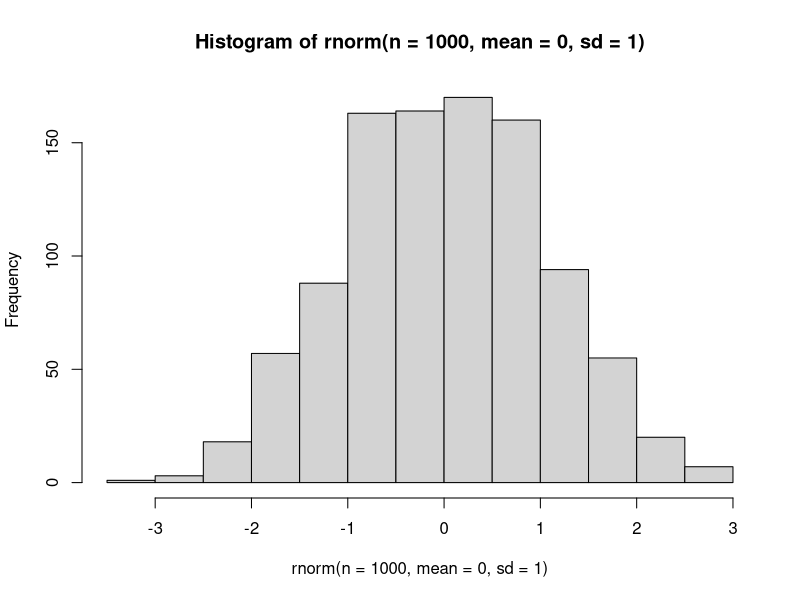
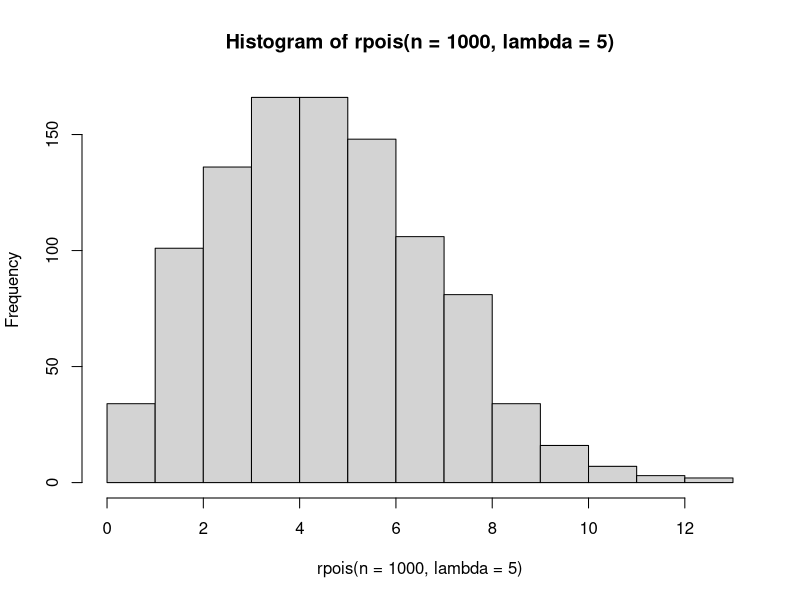
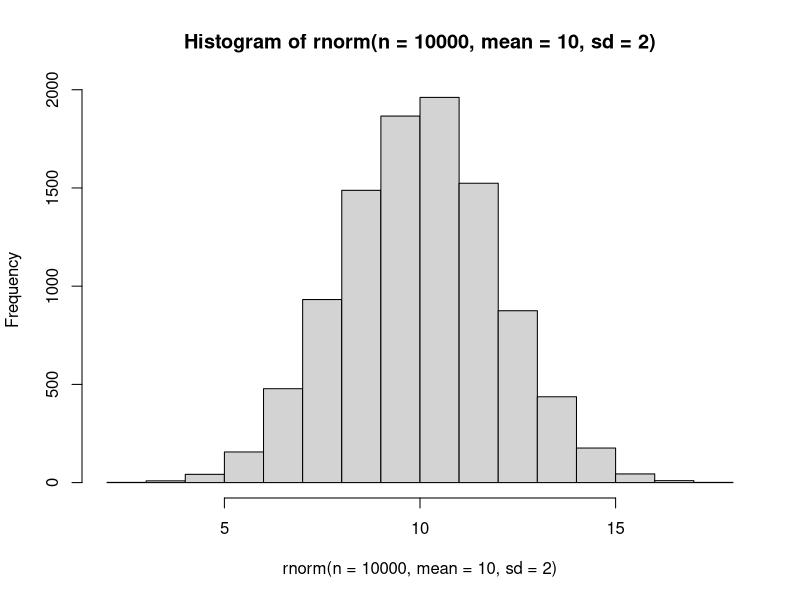
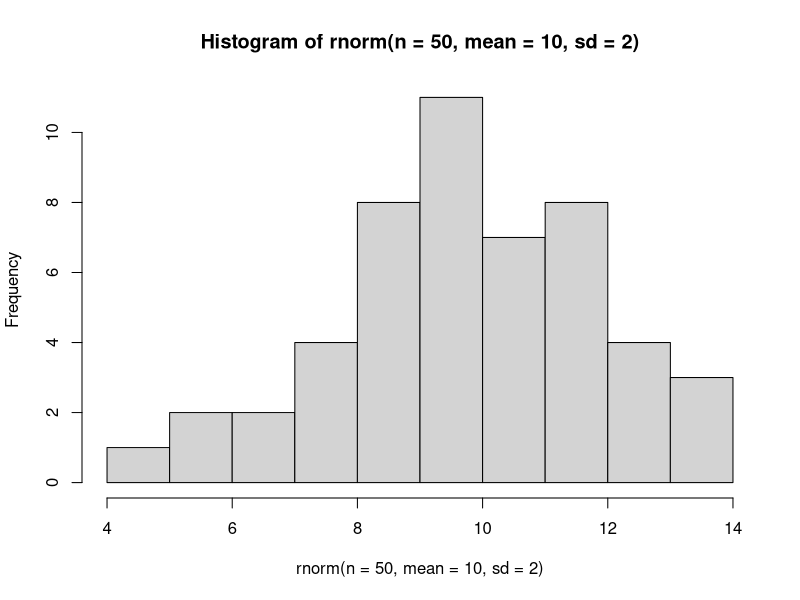
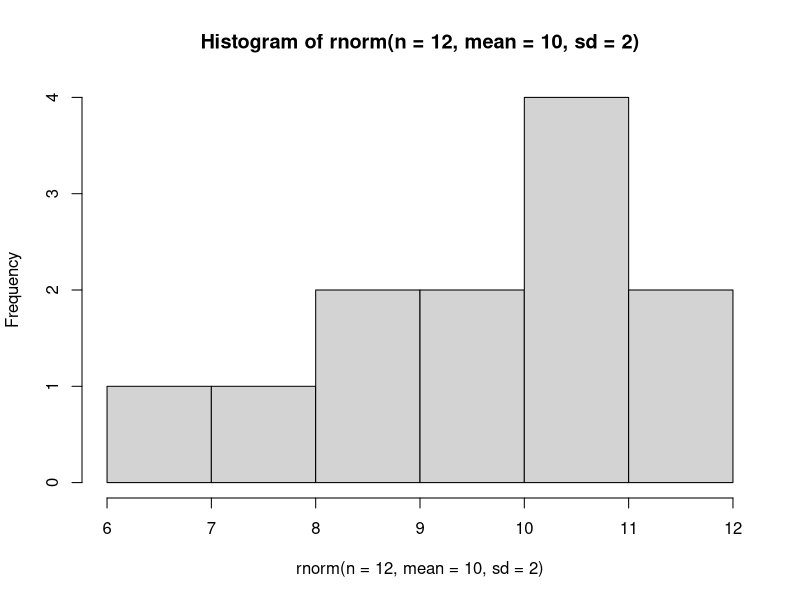
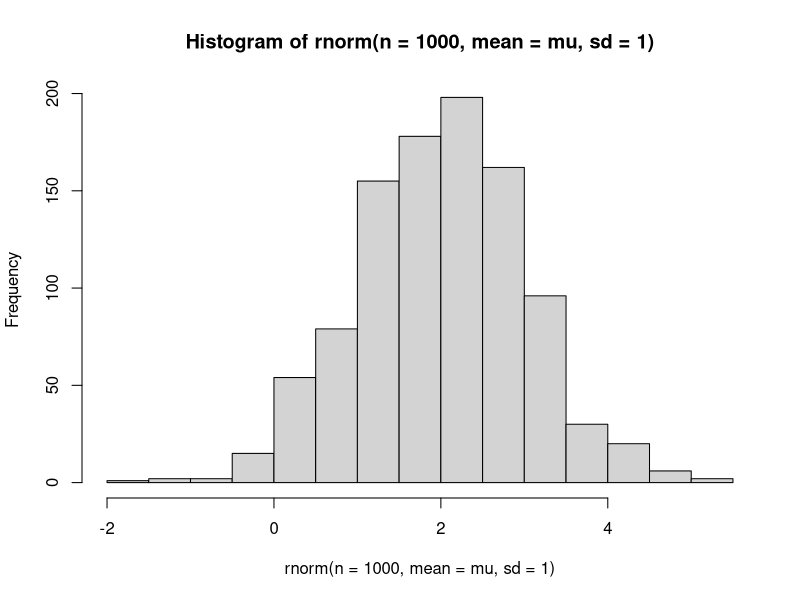
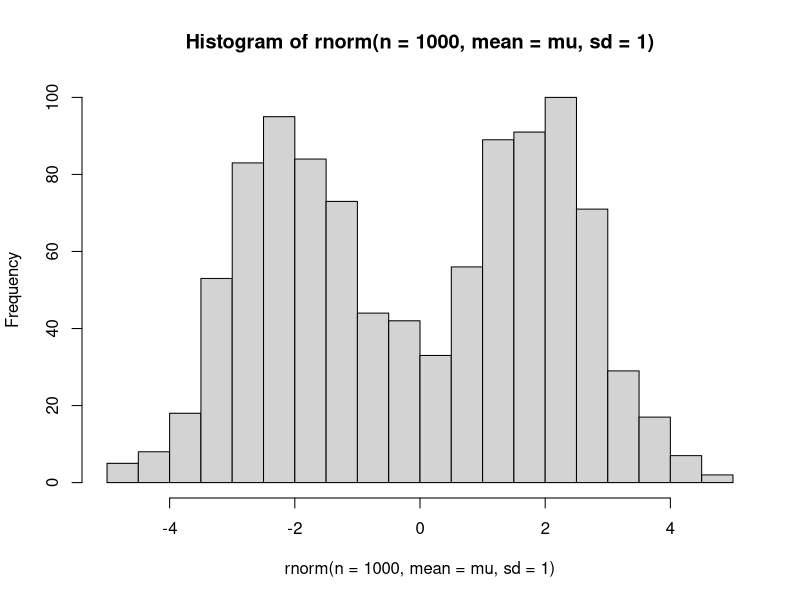
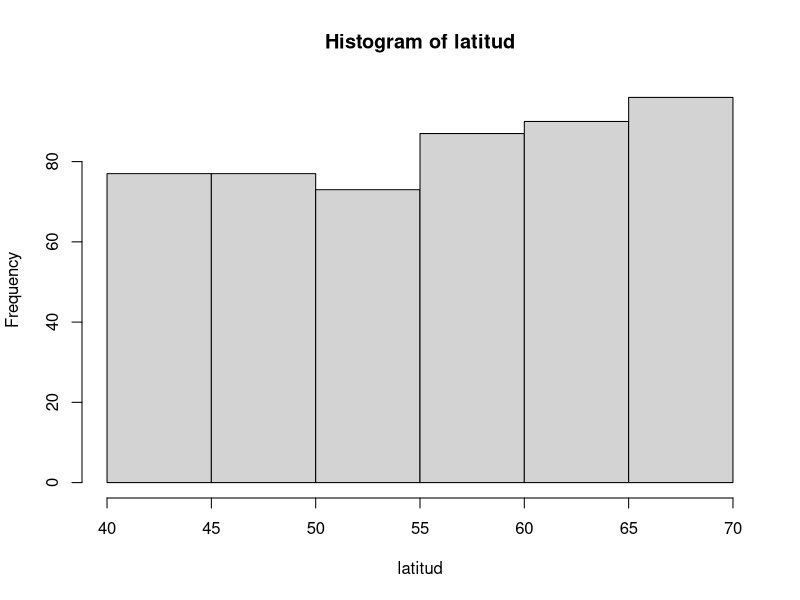

The R script that drew these images, in order:
#########################################################################
# Introducción a los Modelos Lineales: fundamentos teóricos y prácticos #
# Universidad del País Vasco, octubre-noviembre 2025                    #
#########################################################################

############################################
# MÓDULO 1: INTRODUCCIÓN A LA MODELIZACIÓN #
############################################

# 1.1) LAS SIMULACIONES COMO UN LABORATORIO
# El lenguaje R nos ofrece multitud de distribuciones de probabilidad. 
help(Distributions)

# Todas ellas vienen asociadas con una serie de funciones con distintos fines:
# dnorm(x, mean, sd): "probabilidad" en el punto x
# pnorm(q, mean, sd): probabilidad acumulada en el punto q
# rnorm(n, mean, sd): generación de números n aleatorios
# A nosotros la que más nos interesa ahora es rnorm(n, mean, sd). Esta función
# permite simular n números aleatorios extraídos de una distribución normal con
# media "mean" y desviación estándar "sd"
rnorm(n=5, mean=0, sd=1)
rnorm(n=5, mean=30, sd=5)

# Ejercicio 1) Simular números aleatorios de variables con las que he trabajado
# utilizando las distribuciones Normal/Gaussiana, de Poisson, Binomial, y
# Uniforme. Explorar los números generados, así como distintos valores para los
# parámetros.
rnorm(n=1000, mean=0, sd=1)
rpois(n=100, lambda=4.5)
rbinom(n=100, size=1, prob=0.5)
rbinom(n=100, size=1, prob=1) # Tooos los valores son 1
rpois(n=100, lambda=-4) # Lambda debe ser >0 # Importante para el futuro
rbinom(n=100, size=1, prob=1.3) # 0 < p < 1  # Importante para el futuro

# Ejercicio 2) Visualizar los histogramas.
hist(rnorm(n=1000, mean=0, sd=1))
hist(rpois(n=1000, lambda=5))
hist(rnorm(n=10000, mean=10, sd=2))
hist(rnorm(n=50, mean=10, sd=2))
hist(rnorm(n=12, mean=10, sd=2))

# Ejercicio 3) Estudiar el efecto de diferentes tamaños muestrales.

# Ejercicio 4) Con los números aleatorios generados a partir de una distribución
# Normal/Gaussiana, estimar la meadia mean() y la desviación estándar sd().
# Estudiar el efecto del tamaño muestral.
mi_muestra <- rnorm(n=10000, mean=10, sd=2)
mean(mi_muestra)
sd(mi_muestra)

mi_muestra2 <- rnorm(n=10, mean=10, sd=2)
mean(mi_muestra2)
sd(mi_muestra2)

# Ejercicio 5) Intentar ajustar un modelo lineal que recupere la media y la
# desviación estándar de una muestra de números aleatorios obtenidos de una
# distribución Normal/Gaussiana. Entender el efecto de diferentes tamaños
# muestrales
df <- data.frame(mi_muestra <- rnorm(n=10000, mean=10, sd=2))
summary(lm(mi_muestra ~ 1, data = df))
summary(glm(mi_muestra ~ 1, data = df))
sigma(glm(mi_muestra ~ 1, data = df))

#########################
# 1.2) EL MODELO LINEAL #
#########################

# Ejercicio 0) Simular una distribución normal con una y dos medias diferentes.
mu <- rep(2, 1000)
hist(rnorm(n=1000, mean = mu, sd = 1), breaks = 20)

mu <- rep(c(-2,2), each = 500)
hist(rnorm(n=1000, mean = mu, sd = 1), breaks = 20)

# Ejercicio 1) Vamos a simular 500 observaciones de una distribución uniforme 
# entre 40 y 70 que interpretaremos como nuestra variable predictora, "latitud".
latitud <- runif(500, 40, 70)
hist(latitud, breaks=10)
mean(latitud)

# Ahora utilizaremos esta variable para intorducirla en el predictor lineal y
# generar así otros 500 valores, que no serán otra cosa que las medias de las
# distribuciones normales que generarán la variable respuesta. Antes, tengo que
# dar valores a los parámetros beta0 y beta1
b0 <- -4
b1 <- 0.8
mu <- b0 + b1*latitud

# Finalmente, simularemos nuestra variable respuesta como 500 valores aleatorios
# obtenidos de una distribución normal, solo que esta vez, en lugar de darle una
# única media, le daremos 500 diferentes, las creadas con nuestro predictor
# lineal. También daremos un valor a la desviación estándar.
sigma_normal <- 3
peso <- rnorm(500, mean = mu, sd = sigma_normal)

# Guardamos los datos en un data.frame
lobo <- data.frame(peso = peso, latitud = latitud)

# Ejercicio 2) Ajustar un modelo lineal con los datos simulados e interpretar
# los parámetros. ¿Qué significan los estimates? ¿Cuántos parámetros estamos
# estimando?

m1 <- glm(peso ~ latitud, family = "gaussian", data = lobo)
summary(m1)
sigma(m1)

plot(x=latitud, y=peso)
abline(m1, lwd = 2, col = "darkred")

peso_predicho <- -3.58010 + 0.79362*latitud
peso50 <- -3.58010 + 0.79362*50
-3.58010 + 0.79362*60 # peso a latitud 60
-3.58010 + 0.79362*40 # peso a latitud 40

res_m1 <- residuals(m1)
hist(res_m1)
mean(res_m1)

# Ejercicio 3) Propuesto. Simular nuestra propia variable predictora, un 
# predictor lineal, y ajustar un modelo lineal. Probar con diferentes tamaños
# muestrales (10, 100, 1000).
library(tidyverse)
lobo_subsample <- sample_n(lobo, 10)

m1_subsample <- glm(peso ~ latitud, family = "gaussian", data = lobo_subsample)
summary(m1_subsample)
sigma(m1_subsample)

# Efecto de una sigma mayor
sigma_normal2 <- 10
peso2 <- rnorm(500, mean = mu, sd = sigma_normal2)
lobo2 <- data.frame(peso = peso2, latitud = latitud)

m2 <- glm(peso ~ latitud, family = "gaussian", data = lobo2)
summary(m2)
sigma(m2)


# Ejercicio 4) Sobre el p-valor...
p_valores<- NA

for (i in 1:1000){
  n <- 30
  b0 <- 0; b1 <- 0 # bajo H0 verdadera: no hay efecto del predictor!
  x <- rnorm(n)
  mu <- b0 + b1*x
  y <- rnorm(n, mean = mu, sd = 1)
  mod <- lm(y ~ x)
  p_valores[i] <- summary(mod)$coefficients[2, 4]
  print(i)
}
mean(p_valores < 0.05)


# Ejercicio 5) Sobre el tamaño del efecto...
n <- 600
# peso ~ perimetro_cabeza + estatura
perimetro_cabeza_cm <- rnorm(n, 55, 2)
estatura_cm <- rnorm(n, 170, 10)


b0 <- 5     # Intercepto
b1 <- 0.6   # Efecto de perímetro de la cabeza
b2 <- 0.5   # Efecto de la estatura
sigma <- 3

mu <- b0 + b1*perimetro_cabeza_cm + b2*estatura_cm
peso <- rnorm(n, mu, sigma)

estatura_m  <- estatura_cm / 100
dat <- data.frame(peso, perimetro_cabeza_cm, estatura_cm, estatura_m)

m_m  <- lm(peso ~ scale(perimetro_cabeza_cm) + scale(estatura_m), data = dat)
m_cm <- lm(peso ~ perimetro_cabeza_cm + estatura_cm, data = dat)

summary(m_m)$coef
summary(m_cm)$coef

# Ejercicio 6) Plots diagnóstico.
plot(m1)

# Ejercicio 7) Bondad de ajuste.

summary(m1)$deviance        # Deviance del modelo
summary(m1)$null.deviance   # Deviance del modelo nulo (solo intercepto)

1 - (m1$deviance / m1$null.deviance) # Pseudo R2

# Ejercicio 8) Modelo con heterogeneidad no modelada, no linealidad y outlier.
X1 <- runif(500, 40, 70)
X2 <- runif(500, 40, 70)

b0 <- -4
b1 <- 0.5
b2 <- -0.7
b3 <- -0.5
mu <- b0 + b1*X1 + b2*X2 + b3*X1^2
mu[500] <- -800
sigma_normal <- 3
respuesta <- rnorm(500, mean = mu, sd = sigma_normal)

datos <- data.frame(respuesta = respuesta, X1 = X1, X2 = X2)
datos2 <- datos[-500,]

m2 <- glm(respuesta ~ X1 + I(X1^2) + X2, family = "gaussian", data = datos2)
summary(m2)
sigma(m2)

plot(x=X1, y=respuesta)
abline(m2, lwd = 2, col = "darkred")

res_m2 <- residuals(m2)
hist(res_m2, breaks = 100)

plot(m2)


summary(m2)$deviance        
summary(m2)$null.deviance   

1 - (m2$deviance / m2$null.deviance)
